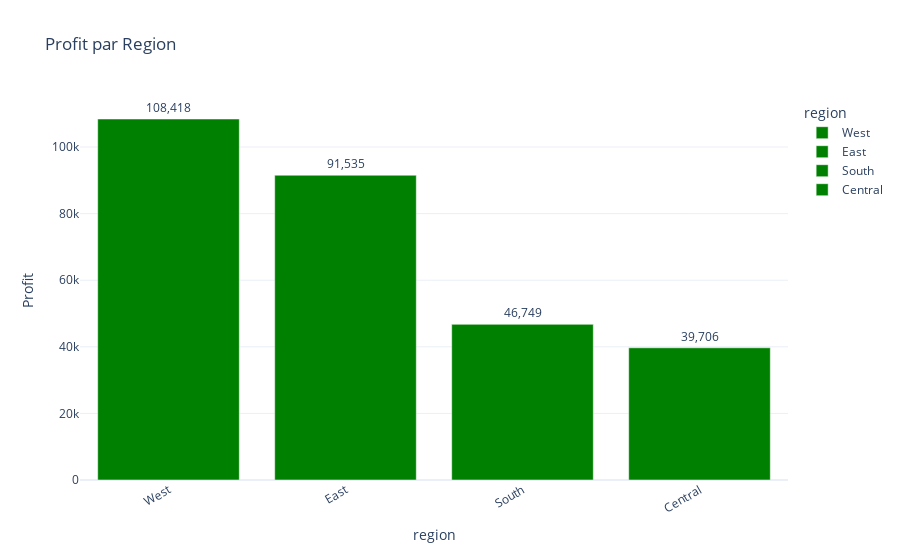

This figure's notebook cell:
### Code cell
fig = px.bar(
    profit_region, 
    x=profit_region.index, 
    y=profit_region.values, 
    title="Profit par Region", 
    labels={'x':'Region','y':'Profit'}, 
    color=profit_region.index, 
    color_discrete_sequence=colors)
fig.update_traces(texttemplate='%{y:,.0f}', textposition='outside')
fig.update_layout(template='plotly_white', xaxis_tickangle=-30)
fig.show()

### Figure 1 — Plotly figure (JSON) as saved in the notebook; plotly's stock layout.template omitted (floating-point values rounded to 4 significant figures)
{"data": [{"hovertemplate": "region=%{x}<br>Profit=%{y}<extra></extra>", "alignmentgroup": "True", "legendgroup": "West", "marker": {"color": "green", "pattern": {"shape": ""}}, "name": "West", "offsetgroup": "West", "orientation": "v", "showlegend": true, "textposition": "outside", "texttemplate": "%{y:,.0f}", "type": "bar", "x": ["West"], "xaxis": "x", "y": [108400.0], "yaxis": "y"}, {"alignmentgroup": "True", "hovertemplate": "region=%{x}<br>Profit=%{y}<extra></extra>", "legendgroup": "East", "marker": {"color": "green", "pattern": {"shape": ""}}, "name": "East", "offsetgroup": "East", "orientation": "v", "showlegend": true, "textposition": "outside", "texttemplate": "%{y:,.0f}", "type": "bar", "x": ["East"], "xaxis": "x", "y": [91530.0], "yaxis": "y"}, {"alignmentgroup": "True", "hovertemplate": "region=%{x}<br>Profit=%{y}<extra></extra>", "legendgroup": "South", "marker": {"color": "green", "pattern": {"shape": ""}}, "name": "South", "offsetgroup": "South", "orientation": "v", "showlegend": true, "textposition": "outside", "texttemplate": "%{y:,.0f}", "type": "bar", "x": ["South"], "xaxis": "x", "y": [46750.0], "yaxis": "y"}, {"alignmentgroup": "True", "hovertemplate": "region=%{x}<br>Profit=%{y}<extra></extra>", "legendgroup": "Central", "marker": {"color": "green", "pattern": {"shape": ""}}, "name": "Central", "offsetgroup": "Central", "orientation": "v", "showlegend": true, "textposition": "outside", "texttemplate": "%{y:,.0f}", "type": "bar", "x": ["Central"], "xaxis": "x", "y": [39710.0], "yaxis": "y"}], "layout": {"barmode": "relative", "legend": {"title": {"text": "region"}, "tracegroupgap": 0}, "title": {"text": "Profit par Region"}, "xaxis": {"anchor": "y", "categoryarray": ["West", "East", "South", "Central"], "categoryorder": "array", "domain": [0, 1], "tickangle": -30, "title": {"text": "region"}}, "yaxis": {"anchor": "x", "domain": [0, 1], "title": {"text": "Profit"}}}}
